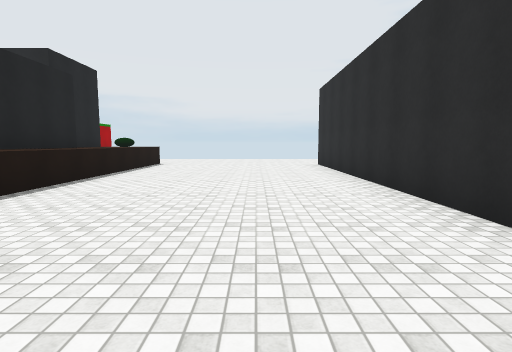
View 1 (above)

13 first-person views from a walk through a scene from a Unity 3-D project. The camera is 1.4 m above the floor, tilts 6° down and sees 80° across. The floor is counted in squares, 2 m on a side. Each view is taken from the middle of a square. On the plan, view 1 faces up. The plan holds only what a view shows up to about 10 squares ahead; the rest is blank. The place goes on beyond the plan. Some animated figures are left out. Surface patterns are stand-ins for the level's own textures.

View 2
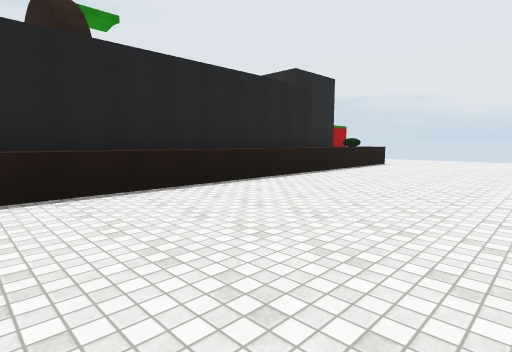

View 3
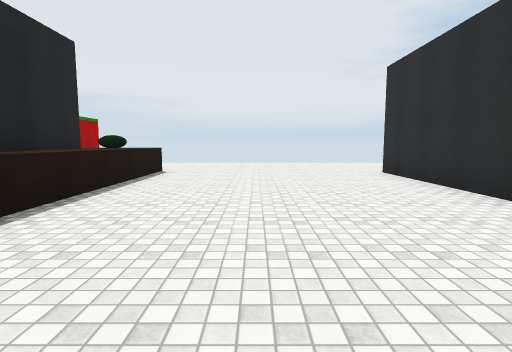

View 4
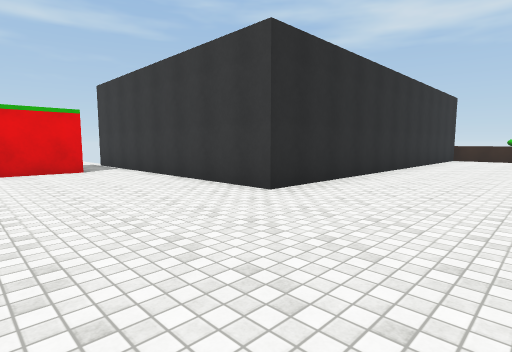

View 5
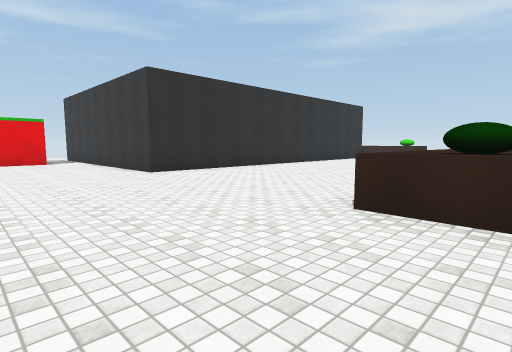

View 6
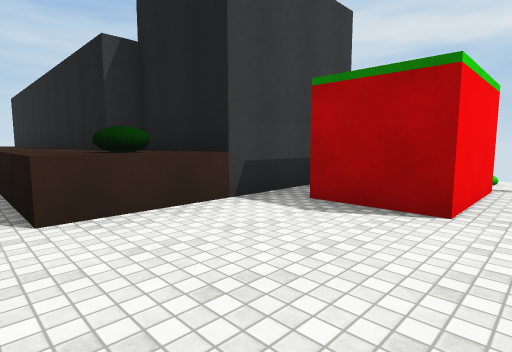

View 7
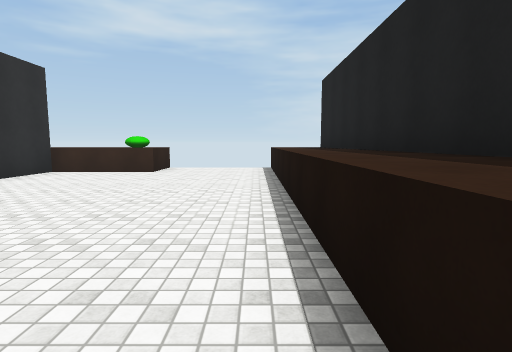

View 8
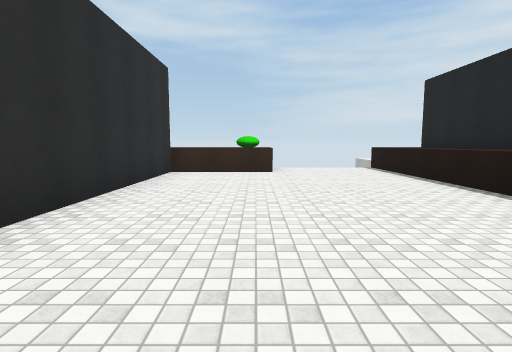

View 9
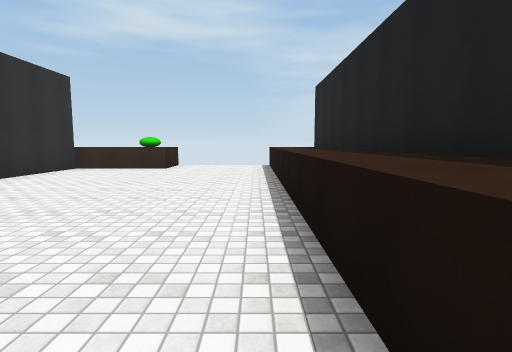

View 10
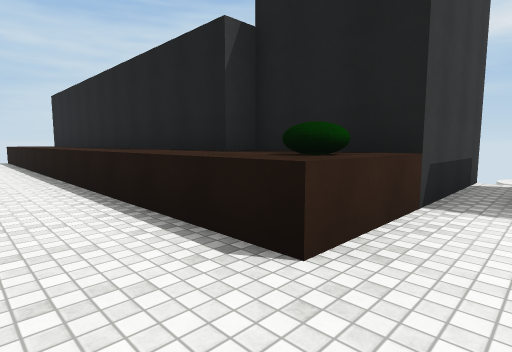

View 11
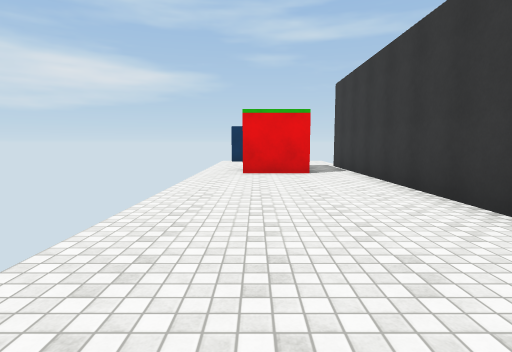

View 12
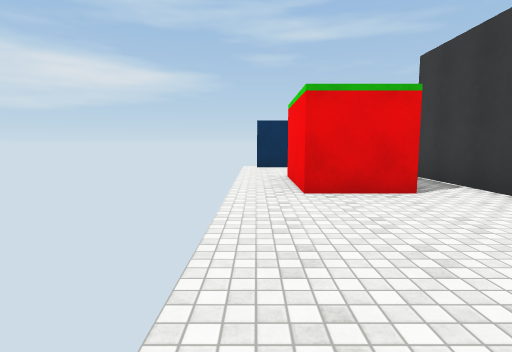

View 13
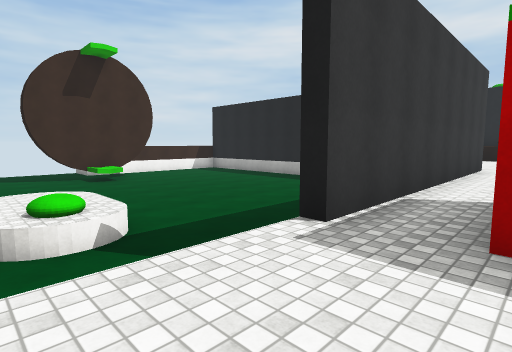

### Floor plan
Key: @ floor where view 1 was taken; # wall or solid block; . main floor; - floor 0.25 m lower than the main floor; ^ raised ledge; v drop or lower ground.
Columns run from 10 left of view 1 to 12 right of it. Each row starts with its distance up from view 1.
 14   .....................
 13 vv##..............##...
 12   ##..............##...
 11  v###^^................
 10     #^^......#######vvv
  9     #^^......#    vvvvv
  8     v#^......#  vvvvvvv
  7      #^......# vvvvvv-v
  6      #^......#vvvvvvv-v
  5      #^......# vvvvvv
  4      #^......#  vvvvv
  3      #^......#   vvvvv
  2      #^......#    vvvv
  1      #^......#     #vv
  0      #^...@..#      vv
 -1      #^...^^^
 -2      #^...^^^^

Where each view was taken, in squares from view 1:
view 1: 0 up, 0 right, facing up
view 2: 0 up, 1 right, facing up-left
view 3: 3 up, 1 left, facing up
view 4: 14 up, 1 left, facing down-right
view 5: 14 up, 5 left, facing down-right
view 6: 14 up, 3 left, facing down-left
view 7: 7 up, 3 left, facing down
view 8: 7 up, 0 right, facing down
view 9: 8 up, 3 left, facing down
view 10: 12 up, 2 left, facing down-left
view 11: 13 up, 0 right, facing right
view 12: 14 up, 3 right, facing right
view 13: 12 up, 12 right, facing down-left
